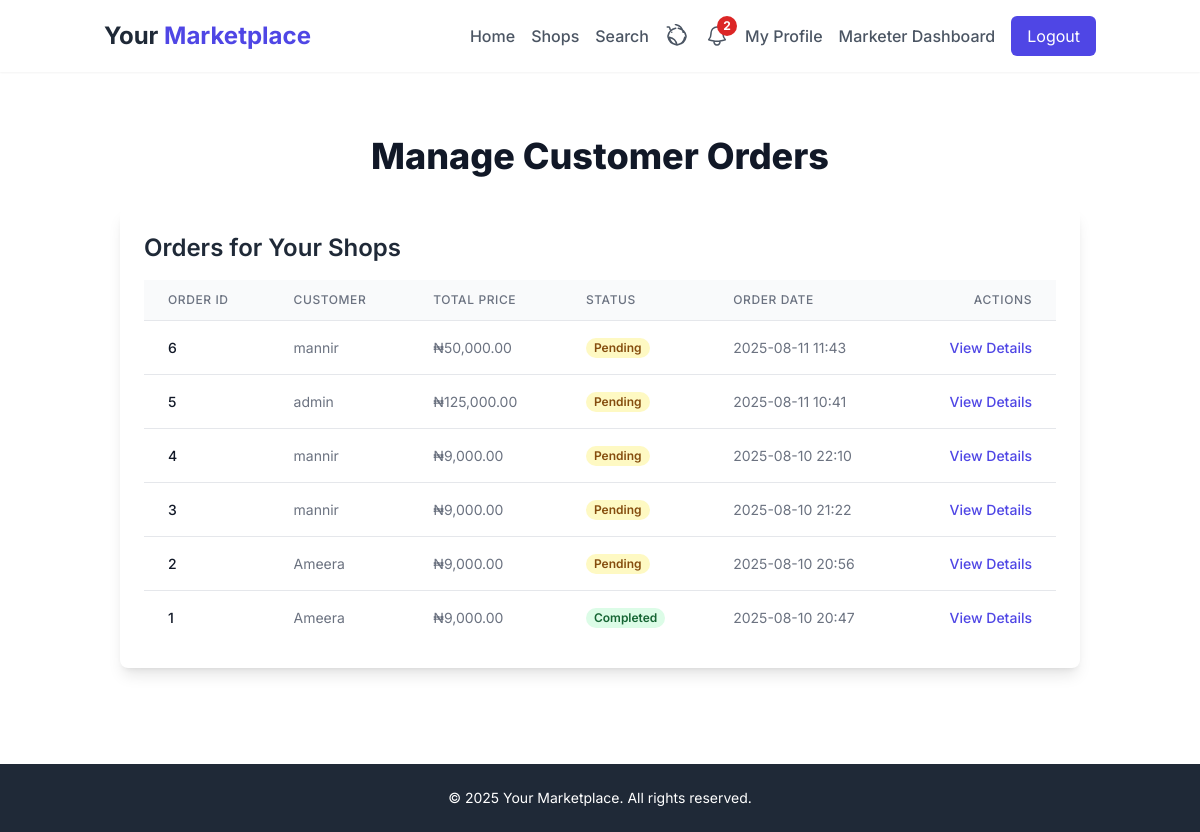
The page /marketer/orders (signed in) on the database its author committed.
### app/models.py (models this page shows, shortened)
class Order(db.Model):
    id = db.Column(db.Integer, primary_key=True)
    user_id = db.Column(db.Integer, db.ForeignKey('user.id'))
    total_price = db.Column(db.Float, nullable=False)
    status = db.Column(db.String(50), default='Pending')
    created_at = db.Column(db.DateTime, default=datetime.utcnow)
    updated_at = db.Column(db.DateTime, default=datetime.utcnow, onupdate=datetime.utcnow)
    items = db.relationship('OrderItem', backref='order', lazy='dynamic')
    def formatted_total_price(self):
        return f"₦{self.total_price:,.2f}"

class User(UserMixin, db.Model):
    id = db.Column(db.Integer, primary_key=True)
    username = db.Column(db.String(64), index=True, unique=True, nullable=False)
    email = db.Column(db.String(120), index=True, unique=True, nullable=False)
    password_hash = db.Column(db.String(128))
    role = db.Column(db.String(20), default='customer')  # 'admin', 'marketer', 'customer'
    is_approved = db.Column(db.Boolean, default=False)
    created_at = db.Column(db.DateTime, default=datetime.utcnow)
    shops = db.relationship('Shop', backref='owner', lazy='dynamic')
    ratings = db.relationship('Rating', backref='user', lazy='dynamic')
    orders = db.relationship('Order', backref='customer', lazy='dynamic')
    notifications = db.relationship('Notification', backref='user', lazy='dynamic') # New: User can have notifications

### app/marketer/marketer.py (the view)
@bp.route('/orders')
@login_required
def marketer_orders():
    if current_user.role != 'marketer':
        flash('Access denied.', 'danger')
        return redirect(url_for('customer.index'))
    marketer_shop_ids = [shop.id for shop in current_user.shops.all()]
    if not marketer_shop_ids:
        orders = []
    else:
        relevant_order_ids = db.session.query(OrderItem.order_id).filter(
            OrderItem.shop_id.in_(marketer_shop_ids)
        ).distinct().subquery()
        orders = Order.query.filter(Order.id.in_(relevant_order_ids)).order_by(Order.created_at.desc()).all()
    return render_template('marketer/orders.html', orders=orders)

### app/models.py (called while the page is built)
@login.user_loader
def load_user(id):
    return User.query.get(int(id))

### app/templates/marketer/orders.html (shortened to what this page needs)
{% extends "base.html" %}
{% block content %}
<div class="max-w-6xl mx-auto px-4 py-8">
    <h1 class="text-4xl font-extrabold text-gray-900 mb-8 text-center">Manage Customer Orders</h1>
    <div class="bg-white p-6 rounded-lg shadow-lg mb-8">
        <h2 class="text-2xl font-semibold text-gray-800 mb-4">Orders for Your Shops</h2>
        {% if orders %}
            <div class="overflow-x-auto">
                <table class="min-w-full divide-y divide-gray-200">
                    <thead class="bg-gray-50">
                        <tr>
                            <th scope="col" class="px-6 py-3 text-left text-xs font-medium text-gray-500 uppercase tracking-wider">Order ID</th>
                            <th scope="col" class="px-6 py-3 text-left text-xs font-medium text-gray-500 uppercase tracking-wider">Customer</th>
                            <th scope="col" class="px-6 py-3 text-left text-xs font-medium text-gray-500 uppercase tracking-wider">Total Price</th>
                            <th scope="col" class="px-6 py-3 text-left text-xs font-medium text-gray-500 uppercase tracking-wider">Status</th>
                            <th scope="col" class="px-6 py-3 text-left text-xs font-medium text-gray-500 uppercase tracking-wider">Order Date</th>
                            <th scope="col" class="px-6 py-3 text-right text-xs font-medium text-gray-500 uppercase tracking-wider">Actions</th>
                        </tr>
                    </thead>
                    <tbody class="bg-white divide-y divide-gray-200">
                        {% for order in orders %}
                        <tr>
                            <td class="px-6 py-4 whitespace-nowrap text-sm font-medium text-gray-900">{{ order.id }}</td>
                            <td class="px-6 py-4 whitespace-nowrap text-sm text-gray-500">{{ order.customer.username }}</td>
                            <td class="px-6 py-4 whitespace-nowrap text-sm text-gray-500">{{ order.formatted_total_price() }}</td>
                            <td class="px-6 py-4 whitespace-nowrap text-sm">
                                <span class="px-2 inline-flex text-xs leading-5 font-semibold rounded-full
                                    {% if order.status == 'Pending' %}bg-yellow-100 text-yellow-800
                                    {% elif order.status == 'Processing' %}bg-blue-100 text-blue-800
                                    {% elif order.status == 'Completed' %}bg-green-100 text-green-800
                                    {% elif order.status == 'Cancelled' %}bg-red-100 text-red-800
                                    {% endif %}">
                                    {{ order.status }}
                                </span>
                            </td>
                            <td class="px-6 py-4 whitespace-nowrap text-sm text-gray-500">{{ moment(order.created_at).format('YYYY-MM-DD HH:mm') }}</td>
                            <td class="px-6 py-4 whitespace-nowrap text-right text-sm font-medium">
                                <a href="{{ url_for('marketer.marketer_order_detail', order_id=order.id) }}" class="text-indigo-600 hover:text-indigo-900">View Details</a>
                            </td>
                        </tr>
                        {% endfor %}
                    </tbody>
                </table>
            </div>
        {% else %}
            <div class="text-center text-gray-600">
                <p class="text-lg">No orders found for your shops yet.</p>
                <p class="mt-2 text-sm">Once customers place orders, they will appear here.</p>
            </div>
        {% endif %}
    </div>
</div>
{% endblock %}

### app/templates/base.html (style rules this page uses)
body { font-family: 'Inter', sans-serif; color: #1a202c; @apply bg-gray-50; }

### rows shown on the page
Order: id "6", customer.username "mannir", formatted_total_price "₦50,000.00", status "Pending", created_at "2025-08-11 11:43"
Order: id "5", customer.username "admin", formatted_total_price "₦125,000.00", status "Pending", created_at "2025-08-11 10:41"
Order: id "4", customer.username "mannir", formatted_total_price "₦9,000.00", status "Pending", created_at "2025-08-10 22:10"
Order: id "3", customer.username "mannir", formatted_total_price "₦9,000.00", status "Pending", created_at "2025-08-10 21:22"
Order: id "2", customer.username "Ameera", formatted_total_price "₦9,000.00", status "Pending", created_at "2025-08-10 20:56"
Order: id "1", customer.username "Ameera", formatted_total_price "₦9,000.00", status "Completed", created_at "2025-08-10 20:47"

### other values the page prints
{{ current_user.notifications.filter_by(is_read=False).count() }} "2"
{{ moment().format('YYYY') }} "2025"
